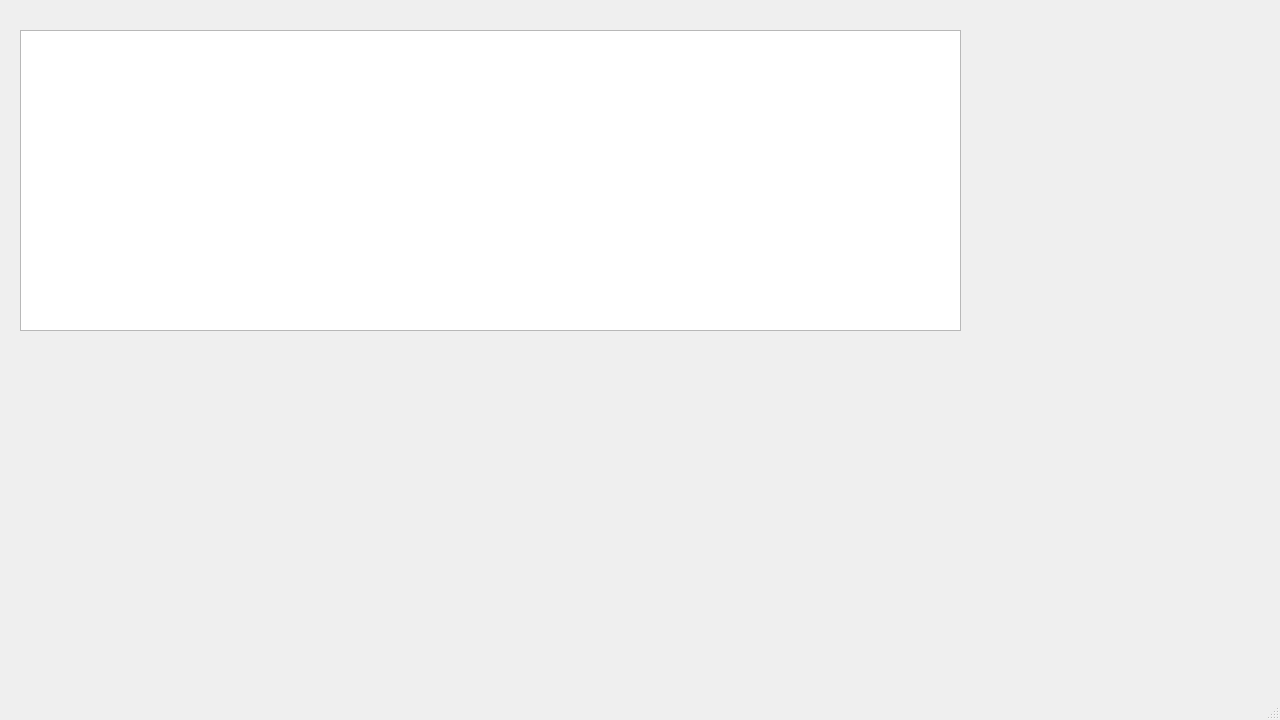
<?xml version="1.0" encoding="UTF-8"?>
<ui version="4.0">
 <class>MainWindow</class>
 <widget class="QMainWindow" name="MainWindow">
  <property name="geometry">
   <rect>
    <x>0</x>
    <y>0</y>
    <width>1280</width>
    <height>720</height>
   </rect>
  </property>
  <property name="minimumSize">
   <size>
    <width>1280</width>
    <height>720</height>
   </size>
  </property>
  <property name="maximumSize">
   <size>
    <width>16777215</width>
    <height>16777215</height>
   </size>
  </property>
  <property name="baseSize">
   <size>
    <width>1920</width>
    <height>1080</height>
   </size>
  </property>
  <property name="windowTitle">
   <string>MainWindow</string>
  </property>
  <widget class="QWidget" name="centralwidget">
   <widget class="QGraphicsView" name="graphicsView">
    <property name="geometry">
     <rect>
      <x>20</x>
      <y>30</y>
      <width>941</width>
      <height>301</height>
     </rect>
    </property>
   </widget>
   <widget class="QCustomPlot" name="widget" native="true">
    <property name="geometry">
     <rect>
      <x>20</x>
      <y>350</y>
      <width>941</width>
      <height>321</height>
     </rect>
    </property>
   </widget>
  </widget>
  <widget class="QMenuBar" name="menubar">
   <property name="geometry">
    <rect>
     <x>0</x>
     <y>0</y>
     <width>1280</width>
     <height>22</height>
    </rect>
   </property>
  </widget>
  <widget class="QStatusBar" name="statusbar"/>
 </widget>
 <customwidgets>
  <customwidget>
   <class>QCustomPlot</class>
   <extends>QWidget</extends>
   <header>qcustomplot.h</header>
   <container>1</container>
  </customwidget>
 </customwidgets>
 <resources/>
 <connections/>
</ui>
